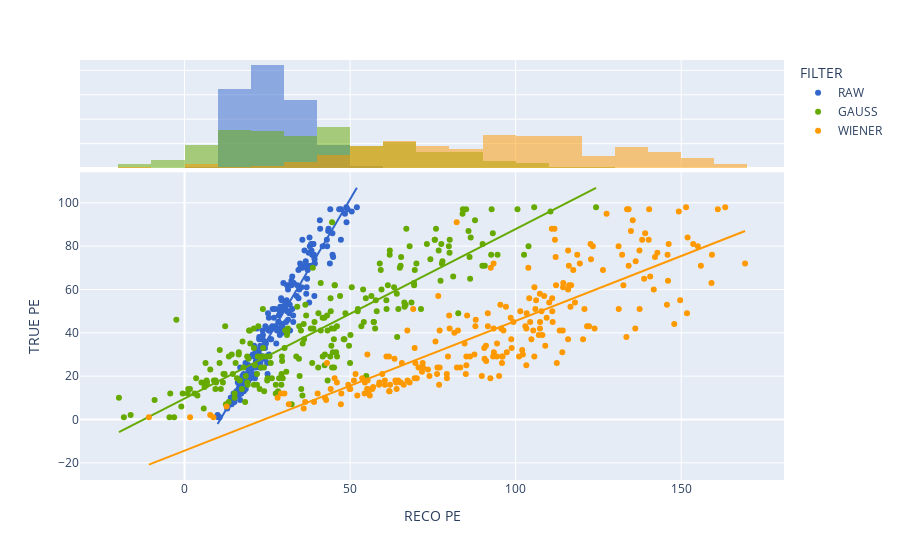

Notebook cell for this chart:
### Code cell
fig = px.scatter(data_frame=df[(df['TRUE PE'] > 0)*(df['TRUE PE'] < 100)], y='TRUE PE', x="RECO PE",
color='FILTER',color_discrete_map=color_map, marginal_x='histogram',trendline="ols")
fig.show()

results = px.get_trendline_results(fig)
# print(results)
results.query("FILTER == 'GAUSS'").px_fit_results.iloc[0].summary()

### Figure 1 — Plotly figure (JSON) as saved in the notebook; plotly's stock layout.template omitted (floating-point values rounded to 4 significant figures; data arrays with more than 128 entries replaced by an {"elided": "..."} marker saying what was removed)
{"data": [{"hovertemplate": "FILTER=RAW<br>RECO PE=%{x}<br>TRUE PE=%{y}<extra></extra>", "legendgroup": "RAW", "marker": {"color": "#3366CC", "symbol": "circle"}, "mode": "markers", "name": "RAW", "orientation": "v", "showlegend": true, "type": "scatter", "x": {"elided": "227 float values"}, "xaxis": "x", "y": {"elided": "227 int values"}, "yaxis": "y"}, {"alignmentgroup": "True", "bingroup": "x", "hovertemplate": "FILTER=RAW<br>RECO PE=%{x}<br>count=%{y}<extra></extra>", "legendgroup": "RAW", "marker": {"color": "#3366CC"}, "name": "RAW", "offsetgroup": "RAW", "opacity": 0.5, "showlegend": false, "type": "histogram", "x": {"elided": "227 float values"}, "xaxis": "x2", "yaxis": "y2"}, {"hovertemplate": "<b>OLS trendline</b><br>TRUE PE = 2.59387 * RECO PE + -28.0318<br>R<sup>2</sup>=0.942875<br><br>FILTER=RAW<br>RECO PE=%{x}<br>TRUE PE=%{y} <b>(trend)</b><extra></extra>", "legendgroup": "RAW", "marker": {"color": "#3366CC", "symbol": "circle"}, "mode": "lines", "name": "RAW", "showlegend": false, "type": "scatter", "x": {"elided": "227 float values"}, "xaxis": "x", "y": {"elided": "227 float values"}, "yaxis": "y"}, {"hovertemplate": "FILTER=GAUSS<br>RECO PE=%{x}<br>TRUE PE=%{y}<extra></extra>", "legendgroup": "GAUSS", "marker": {"color": "#66AA00", "symbol": "circle"}, "mode": "markers", "name": "GAUSS", "orientation": "v", "showlegend": true, "type": "scatter", "x": {"elided": "227 float values"}, "xaxis": "x", "y": {"elided": "227 int values"}, "yaxis": "y"}, {"alignmentgroup": "True", "bingroup": "x", "hovertemplate": "FILTER=GAUSS<br>RECO PE=%{x}<br>count=%{y}<extra></extra>", "legendgroup": "GAUSS", "marker": {"color": "#66AA00"}, "name": "GAUSS", "offsetgroup": "GAUSS", "opacity": 0.5, "showlegend": false, "type": "histogram", "x": {"elided": "227 float values"}, "xaxis": "x2", "yaxis": "y2"}, {"hovertemplate": "<b>OLS trendline</b><br>TRUE PE = 0.782342 * RECO PE + 9.60575<br>R<sup>2</sup>=0.770603<br><br>FILTER=GAUSS<br>RECO PE=%{x}<br>TRUE PE=%{y} <b>(trend)</b><extra></extra>", "legendgroup": "GAUSS", "marker": {"color": "#66AA00", "symbol": "circle"}, "mode": "lines", "name": "GAUSS", "showlegend": false, "type": "scatter", "x": {"elided": "227 float values"}, "xaxis": "x", "y": {"elided": "227 float values"}, "yaxis": "y"}, {"hovertemplate": "FILTER=WIENER<br>RECO PE=%{x}<br>TRUE PE=%{y}<extra></extra>", "legendgroup": "WIENER", "marker": {"color": "#FF9900", "symbol": "circle"}, "mode": "markers", "name": "WIENER", "orientation": "v", "showlegend": true, "type": "scatter", "x": {"elided": "227 float values"}, "xaxis": "x", "y": {"elided": "227 int values"}, "yaxis": "y"}, {"alignmentgroup": "True", "bingroup": "x", "hovertemplate": "FILTER=WIENER<br>RECO PE=%{x}<br>count=%{y}<extra></extra>", "legendgroup": "WIENER", "marker": {"color": "#FF9900"}, "name": "WIENER", "offsetgroup": "WIENER", "opacity": 0.5, "showlegend": false, "type": "histogram", "x": {"elided": "227 float values"}, "xaxis": "x2", "yaxis": "y2"}, {"hovertemplate": "<b>OLS trendline</b><br>TRUE PE = 0.598911 * RECO PE + -14.3931<br>R<sup>2</sup>=0.701814<br><br>FILTER=WIENER<br>RECO PE=%{x}<br>TRUE PE=%{y} <b>(trend)</b><extra></extra>", "legendgroup": "WIENER", "marker": {"color": "#FF9900", "symbol": "circle"}, "mode": "lines", "name": "WIENER", "showlegend": false, "type": "scatter", "x": {"elided": "227 float values"}, "xaxis": "x", "y": {"elided": "227 float values"}, "yaxis": "y"}], "layout": {"barmode": "overlay", "legend": {"title": {"text": "FILTER"}, "tracegroupgap": 0}, "margin": {"t": 60}, "xaxis": {"anchor": "y", "domain": [0, 1], "title": {"text": "RECO PE"}}, "xaxis2": {"anchor": "y2", "domain": [0, 1], "matches": "x", "showgrid": true, "showticklabels": false}, "yaxis": {"anchor": "x", "domain": [0, 0.7326], "title": {"text": "TRUE PE"}}, "yaxis2": {"anchor": "x2", "domain": [0.7426, 1], "matches": "y2", "showgrid": true, "showline": false, "showticklabels": false, "ticks": ""}}}
